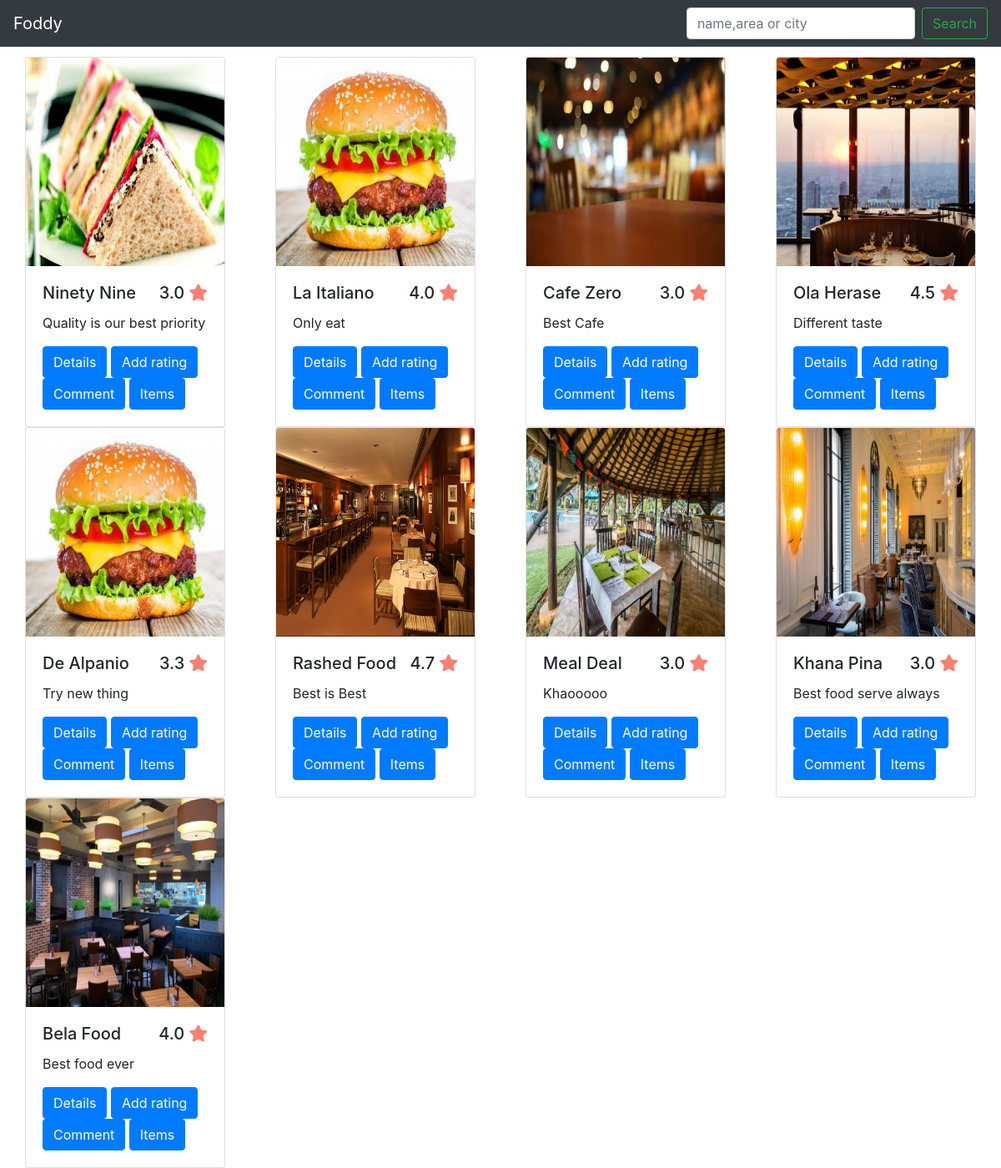
The app's page /index.php/restaurant/restaurant_search with its own data.
### tables this page shows
CREATE TABLE `addrestaurant` (
  `id` int(11) NOT NULL,
  `username` varchar(30) NOT NULL,
  `resname` varchar(30) NOT NULL,
  `resadd` varchar(30) NOT NULL,
  `rescity` varchar(30) NOT NULL,
  `restag` varchar(30) DEFAULT NULL,
  `items` varchar(500) NOT NULL
);

CREATE TABLE `restaurantimage` (
  `id` int(11) NOT NULL,
  `username` varchar(30) NOT NULL,
  `name` varchar(100) NOT NULL
);

### application/controllers/Restaurant.php (called while the page is built, shortened)
<?php
class Restaurant extends CI_Controller {
    public function restaurant_search(){
        $this->load->model('RestaurantDB');
        $restaurents=$this->RestaurantDB->search_restaurant();
        foreach($restaurents->result() as $row) {
            $data[$row->username] = $this->RestaurantDB->fetch_comment($row->id);
        }
        $data['udata'] = $restaurents;
        $this->load->view('search', $data);
    }
}

### index.php (called while the page is built, shortened)
<?php
require_once BASEPATH.'core/CodeIgniter.php';

### application/models/RestaurantDB.php (called while the page is built, shortened)
<?php
class RestaurantDB extends CI_Model {
  public function search_restaurant(){
    $search = $this->input->post('search');
    return $this->db->select('r.*, p.name')
                    ->from('addrestaurant r')
                    ->join('restaurantimage p', 'p.username=r.username')
                    ->like('r.resname',$search)
                    ->or_like('r.rescity',$search)
                    ->or_like('r.resadd',$search)
                    ->get();
  }
}

### application/views/search.php (the view, shortened to what this page needs)
<!DOCTYPE html>
<html lang="en">
<head>
  <link rel="stylesheet" href="https://maxcdn.bootstrapcdn.com/bootstrap/4.3.1/css/bootstrap.min.css">
  <link rel='stylesheet' href='https://use.fontawesome.com/releases/v5.7.0/css/all.css'>
</head>
<body>
   <nav class="navbar navbar-expand-lg navbar-dark  bg-dark">
  <a class="navbar-brand" href="<?php echo base_url('Restaurant/show_restaurant2'); ?>">Foddy</a>
  <div class="collapse navbar-collapse" id="navbarTogglerDemo02">
    <form class="form-inline my-2 my-lg-0" method="post" action="<?php echo base_url('Restaurant/restaurant_search'); ?>">
      <input class="form-control mr-sm-2" type="search" placeholder="name,area or city" name="search">
      <button class="btn btn-outline-success my-2 my-sm-0" type="submit">Search</button>
    </form>
  </div>
</nav>
<div class="container-fluid" style="margin-top: 1%;">
  <div class="card-deck" id="cad">
    <?php
     foreach ($udata->result() as $row) {
      $conn = mysqli_connect("localhost","root","","restaurant")
       or die("Could Not Connect With Database");
        $tql = "select s.id, cast(AVG(rating )as decimal(10,1)) FROM addrating,addrestaurant s  WHERE s.id=resid AND s.id='$row->id' " ;
   $tim = mysqli_query($conn,$tql);
            while ($tes = mysqli_fetch_array($tim)) {
       ?>
         <div class="col-md-3">
       <div class="card" style="">
      <img class="card-img-top" style="height: 250px;" src="<?php echo base_url();?>upload/<?php echo $row->name;?>">
      <div class="card-body">
      <h5 class="card-title"><?php echo $row->resname; ?><span style="float: right;"><?php echo $tes['cast(AVG(rating )as decimal(10,1))']; ?> <i style="color: salmon;" class='fas fa-star'></i></span></h5>
      <p class="card-text"><?php echo $row->restag; ?></p>
<button type="button" class="btn1 btn btn-primary" data-toggle="modal" data-target="#exampleModalCenter<?php echo $row->id; ?>">
  Details
</button>
<button type="button" class="btn2 btn btn-primary" data-toggle="modal" data-target="#exampleModalCenter1<?php echo $row->id; ?>">
  Add rating
</button>
<button type="button"  class="btn3 btn btn-primary" data-toggle="modal" data-target="#exampleModalLong3<?php echo $row->id; ?>">Comment
</button>
<button type="button" class="btn1 btn btn-primary" data-toggle="modal" data-target="#exampleModalCenter5<?php echo $row->id; ?>">
  Items
</button>
  </div>
  </div>
  </div>
       <?php
}
}
  ?>
</div>
</div>
</body>
</html>

### records on screen
addrestaurant: restaurantimage.name (picture), resname "Ninety Nine", cast "3.0", restag "Quality is our best priority"
addrestaurant: restaurantimage.name (picture), resname "La Italiano", cast "4.0", restag "Only eat"
addrestaurant: restaurantimage.name (picture), resname "Cafe Zero", cast "3.0", restag "Best Cafe"
addrestaurant: restaurantimage.name (picture), resname "Ola Herase", cast "4.5", restag "Different taste"
addrestaurant: restaurantimage.name (picture), resname "De Alpanio", cast "3.3", restag "Try new thing"
addrestaurant: restaurantimage.name (picture), resname "Rashed Food", cast "4.7", restag "Best is Best"
addrestaurant: restaurantimage.name (picture), resname "Meal Deal", cast "3.0", restag "Khaooooo"
addrestaurant: restaurantimage.name (picture), resname "Khana Pina", cast "3.0", restag "Best food serve always"
addrestaurant: restaurantimage.name (picture), resname "Bela Food", cast "4.0", restag "Best food ever"
